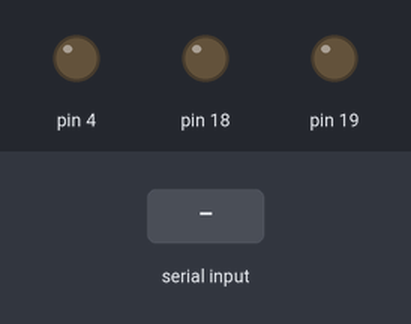
Simulated run of this sketch. Board: Arduino Uno, built with avr-gcc and run on an emulated ATmega328P. Shown: output pins drawn as LEDs (lit = HIGH). The inputs (shaded band) are chosen by the test bench. What the sketch prints to the serial monitor is not drawn.

Above: at 1.5 s.
1.6 s: "2f\n" received over Serial
At 2.1 s:
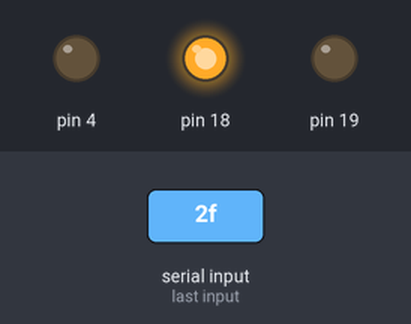
3.1 s: "2r\n" received over Serial
At 4.3 s:
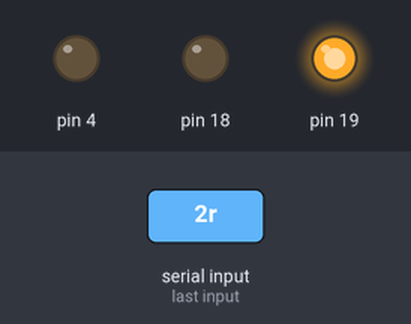
4.6 s: "3f\n" received over Serial
At 5.5 s:
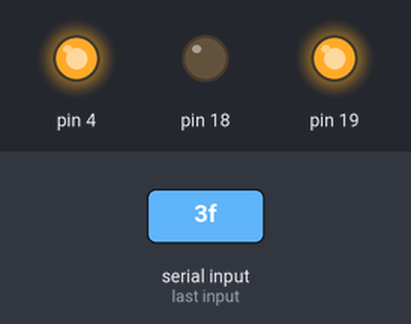
6.1 s: "2s\n" received over Serial
At 6.7 s:
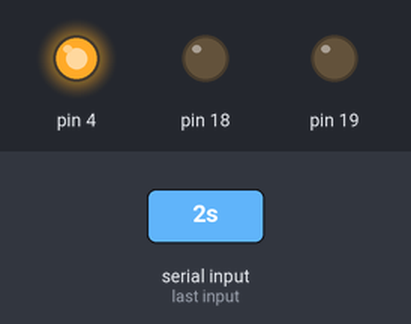
7.6 s: "2f\n" received over Serial
At 9.0 s:
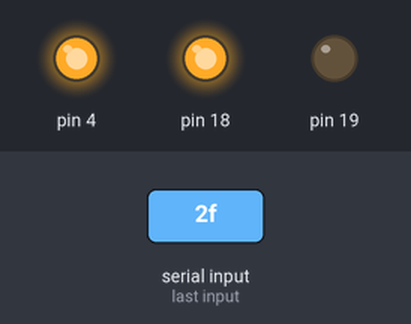
Timing chart, 0 to 10.1 s (numbered marks = the images above; inputs shaded):
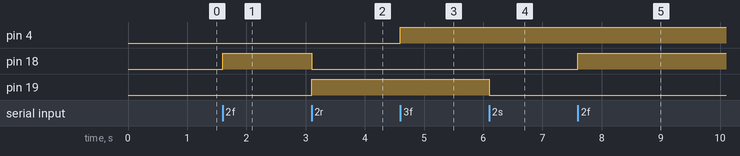

The sketch:

fadex_drv8871_test.ino
```cpp
#include <Arduino.h>

// DRV8871 three-pump bring-up sketch for the FadeX PCB.
//
// This sketch verifies that each driver can:
// 1. run a motor/pump in one direction,
// 2. reverse polarity,
// 3. stop cleanly.
//
// PCB schematic map:
//   Pump 1 connector J7 -> 3190.1.IN1 / GPIO22, 3190.1.IN2 / GPIO21
//   Pump 2 connector J4 -> 3190.2.IN1 / GPIO19, 3190.2.IN2 / GPIO18
//   Pump 3 connector J9 -> 3190.3.IN1 / GPIO33, 3190.3.IN2 / GPIO4

struct MotorChannel {
  int in1;
  int in2;
  const char *name;
};

constexpr MotorChannel MOTOR1 = {22, 21, "Pump 1 / Nicotine"};
constexpr MotorChannel MOTOR2 = {19, 18, "Pump 2 / Diluent"};
constexpr MotorChannel MOTOR3 = {33, 4, "Pump 3 / Mixing"};

constexpr unsigned long RUN_MS = 2000;
constexpr unsigned long PAUSE_MS = 1000;
constexpr bool AUTO_DEMO_ON_BOOT = false;

void stopMotor(const MotorChannel &motor) {
  digitalWrite(motor.in1, LOW);
  digitalWrite(motor.in2, LOW);
}

void stopAllMotors() {
  stopMotor(MOTOR1);
  stopMotor(MOTOR2);
  stopMotor(MOTOR3);
}

void driveForward(const MotorChannel &motor) {
  // The assembled pump polarity is flipped, so the useful "forward" direction
  // is IN1 low and IN2 high.
  digitalWrite(motor.in1, LOW);
  digitalWrite(motor.in2, HIGH);
}

void driveReverse(const MotorChannel &motor) {
  digitalWrite(motor.in1, HIGH);
  digitalWrite(motor.in2, LOW);
}

void runDirection(const MotorChannel &motor, bool forward, unsigned long runMs) {
  Serial.print(motor.name);
  Serial.print(forward ? " forward for " : " reverse for ");
  Serial.print(runMs);
  Serial.println(" ms");

  if (forward) {
    driveForward(motor);
  } else {
    driveReverse(motor);
  }

  delay(runMs);
  stopMotor(motor);
}

void demoMotor(const MotorChannel &motor) {
  runDirection(motor, true, RUN_MS);
  delay(PAUSE_MS);
  runDirection(motor, false, RUN_MS);
  delay(PAUSE_MS);
}

void printHelp() {
  Serial.println();
  Serial.println("Commands:");
  Serial.println("  demo    -> run all three pumps forward then reverse");
  Serial.println("  1f      -> Pump 1 forward");
  Serial.println("  1r      -> Pump 1 reverse");
  Serial.println("  1s      -> Pump 1 stop");
  Serial.println("  2f      -> Pump 2 forward");
  Serial.println("  2r      -> Pump 2 reverse");
  Serial.println("  2s      -> Pump 2 stop");
  Serial.println("  3f      -> Pump 3 forward");
  Serial.println("  3r      -> Pump 3 reverse");
  Serial.println("  3s      -> Pump 3 stop");
  Serial.println("  stop    -> stop all pumps");
  Serial.println("  help    -> print commands again");
}

void runAutoDemo() {
  Serial.println();
  Serial.println("Running automatic DRV8871 demo...");
  demoMotor(MOTOR1);
  demoMotor(MOTOR2);
  demoMotor(MOTOR3);
  Serial.println("Automatic demo complete.");
}

void setupMotor(const MotorChannel &motor) {
  pinMode(motor.in1, OUTPUT);
  pinMode(motor.in2, OUTPUT);
  stopMotor(motor);
}

void handleCommand(const String &cmd) {
  if (cmd == "demo") {
    runAutoDemo();
  } else if (cmd == "1f") {
    driveForward(MOTOR1);
  } else if (cmd == "1r") {
    driveReverse(MOTOR1);
  } else if (cmd == "1s") {
    stopMotor(MOTOR1);
  } else if (cmd == "2f") {
    driveForward(MOTOR2);
  } else if (cmd == "2r") {
    driveReverse(MOTOR2);
  } else if (cmd == "2s") {
    stopMotor(MOTOR2);
  } else if (cmd == "3f") {
    driveForward(MOTOR3);
  } else if (cmd == "3r") {
    driveReverse(MOTOR3);
  } else if (cmd == "3s") {
    stopMotor(MOTOR3);
  } else if (cmd == "stop") {
    stopAllMotors();
  } else if (cmd == "help") {
    printHelp();
  } else if (cmd.length() > 0) {
    Serial.println("Unknown command. Type 'help' for the list.");
  }
}

void setup() {
  Serial.begin(115200);
  delay(300);

  setupMotor(MOTOR1);
  setupMotor(MOTOR2);
  setupMotor(MOTOR3);

  Serial.println();
  Serial.println("FadeX DRV8871 / pump hardware test");
  Serial.println("PCB pin map:");
  Serial.println("  Pump 1 J7: 3190.1.IN1 GPIO22, 3190.1.IN2 GPIO21");
  Serial.println("  Pump 2 J4: 3190.2.IN1 GPIO19, 3190.2.IN2 GPIO18");
  Serial.println("  Pump 3 J9: 3190.3.IN1 GPIO33, 3190.3.IN2 GPIO4");
  Serial.println("Verify each pump runs in one direction, then reverses.");
  Serial.println("Pump polarity is flipped in software: forward = IN1 LOW / IN2 HIGH.");
  Serial.println("Auto-demo is OFF for PCB safety. Type demo to run the full sequence.");
  printHelp();

  if (AUTO_DEMO_ON_BOOT) {
    delay(1500);
    runAutoDemo();
  }
}

void loop() {
  if (Serial.available() > 0) {
    String cmd = Serial.readStringUntil('\n');
    cmd.trim();
    cmd.toLowerCase();
    handleCommand(cmd);
  }
}
```

Measured:
- after the input at 1.6 s, pin 18: LOW → HIGH at once
- after the input at 3.1 s, pin 18: HIGH → LOW at once; pin 19: LOW → HIGH at once
- after the input at 4.6 s, pin 4: LOW → HIGH at once
- after the input at 6.1 s, pin 19: HIGH → LOW at once
- after the input at 7.6 s, pin 18: LOW → HIGH at once
